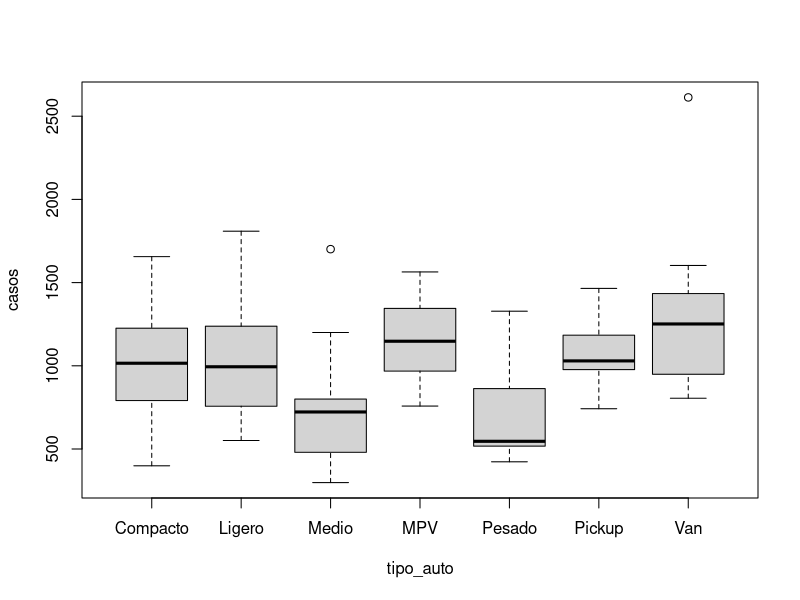
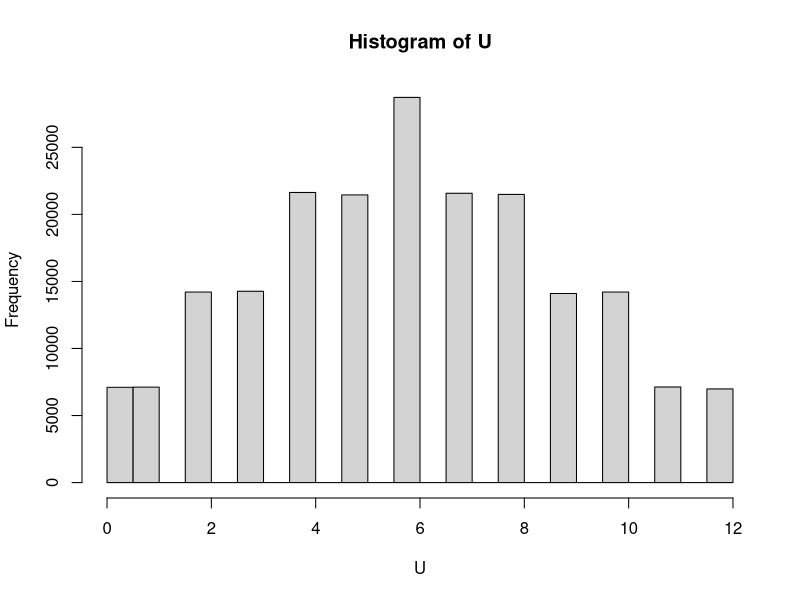
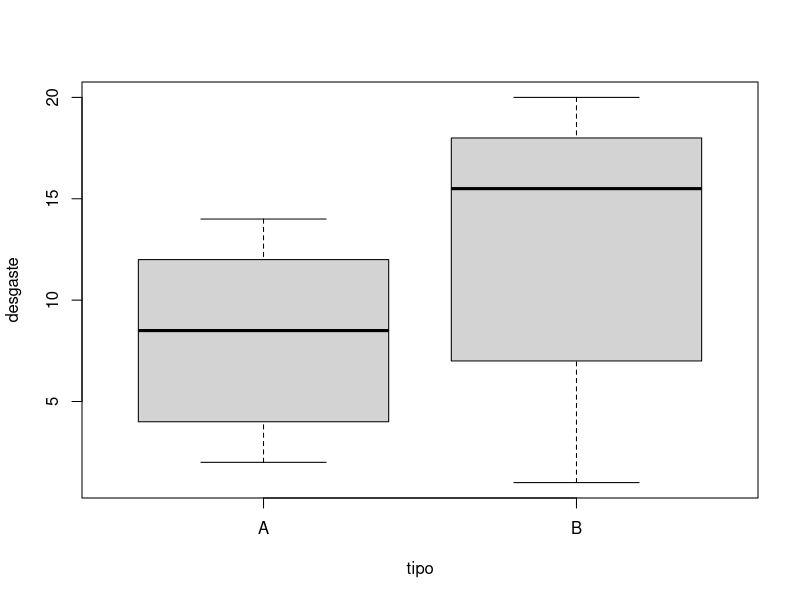

Generate these figures, in order, with R:
## ---- chunk 1
muestraUnica <- c(-3, -6, 1, 9, 4, 10, 12)

restasMuestra <- ifelse(muestraUnica-2>0,1,0)
(estadK <- sum(restasMuestra))

pbinom(-.1:7, size = 7, prob = 0.5, lower.tail = F)
## ---- chunk 2
pbinom(5, size = 7, prob = 0.5, lower.tail = F)
## ---- chunk 3
X <- c(126,131,153,125,119,102,116,163)
Y <- c(120,126,152,129,102,105,100,175)
(D <- X - Y)
(K <- sum(D < 2)) #creando el estadístico de prueba
## ---- chunk 4
pbinom(0:8, size = 8, prob = .5)
round(pbinom(-0.01:8,8,0.5,lower.tail = F),6)
## ---- chunk 5
pbinom(1,8,0.5,lower.tail=T) + (1 - pbinom(6,8,0.5))
## ---- chunk 6
(sort(D))
## ---- chunk 7
x <- c(-3,-6,1,9,4,10,12)
  wilcox.test(x, mu=2, alternative="greater",conf.level=0.9)
## ---- chunk 8
1 - psignrank(q = 0:28, n = 7)
## ---- chunk 9
wilcox.test(x=X,y=Y,paired=T, mu=2, alternative="two.sided",conf.level=0.90,
              conf.int=T)
## ---- chunk 10
1 - psignrank(q = 0:36, n = 8)
## ---- chunk 11
wilcox.test(x=X,y=Y,paired=T, mu=2, alternative="two.sided",conf.level=0.90,
              conf.int=T)
## ---- chunk 12
antes <- c(90,83,105,97,110,78)
despues <- c(97,80,110,93,123,84)
D <- despues - antes
sort(D)
## ---- chunk 13
sum(dbinom(4:6,size = 6,prob=0.5))
## ---- chunk 14
pbinom(0:6, size = 6, prob = .5)
round(pbinom(-0.01:6,6,0.5,lower.tail = F),6)
## ---- chunk 15
sum(dbinom(1:5,6,0.5))
(sort(D))
## ---- chunk 16
wilcox.test(antes,despues,mu=0,alternative="greater",paired=T)

## ---- chunk 17
wilcox.test(antes,despues,mu=0,alternative="two.sided",paired=T,conf.level=0.9,conf.int=T)
## ---- chunk 18
X <- c(7.2, 8.3, 5.6, 7.4, 7.8, 5.2, 9.1, 5.8) #datos de la variable aleatoria X
## ---- chunk 19
wilcox.test(x = X, mu = 7.5, alternative = "less")

## ---- chunk 20
restasMuestra <- ifelse(X-7.5>0,1,0)

#estadístico
(estadK <- sum(restasMuestra))

n <- 8
alfa <- 0.05

# p-value
round(pbinom(estadK,n,0.5),6) 
## ---- chunk 21
restasMuestra <- ifelse(X-6>0,1,0)

#estadístico
(estadK <- sum(restasMuestra))

n <- 8

# p-value
round(pbinom(estadK,n,0.95),6) #en nuestro caso debemos recordar que como hemos calculado las D_{i} entonces nuestros estadístico se distribuye Binom(n,1-p) donde p es el percentil considerado
## ---- chunk 22
p <- 0.95 # percentil considerado.
(K <- sum(X > 9))

round(pbinom(K,8, .05),5)

## ---- chunk 23
especie_A <- c(5.1, 9.4, 7.2, 8.1, 8.8)
especie_B <- c(2.5, 4.2, 6.9, 5.5, 5.3)
wilcox.test(especie_A, especie_B)
## ---- chunk 24
# Vamos a tomar dos tratamientos de VIH para disminución de la carga viral 
tratA <- c(1626, 144, 110, 1710, 619, 1010, 2530, 232, 2418, 637, 382, 40, 772, 594, 776)
tratB <- c(16200 , 14400 , 2531, 13400, 5246 , 17945, 17667, 9205, 908, 73285, 1167, 174107, 25600)

# Prueba de suma de rangos de wilcoxon y la prueba t 
wilcox.test(tratA, tratB)
t.test(tratA, tratB)
## ---- chunk 25
datos <- data.frame(
  casos = c(791, 846, 1024, 1007, 399, 1279, 407, 1656, 1036, 1226,
             423, 541, 517, 1328, 471, 533, 863, 786, 551, 1068,
             551, 1068, 757, 1114, 920, 1809, 1238, 918, 1339, 603,
             712, 435, 298, 733, 1200, 1701, 707, 790, 800, 480,
             1345, 1269, 1477, 758, 996, 1306, 968, 943, 1026, 1564,
             985, 1074, 742, 985, 1342, 1184, 977, 1465, 892, 1074,
             805, 2613, 903, 949, 1183, 1051, 1387, 1320, 1434, 1603),
  tipo_auto = factor(rep(c("Compacto", "Pesado", "Ligero", "Medio", "MPV", 
                           "Pickup", "Van"),rep(10,7))))
# Vamos a generar boxplots 
with(datos, plot(casos ~ tipo_auto))
# Pruebas de comparación 
kruskal.test(casos ~ tipo_auto, data = datos)

pairwise.wilcox.test(datos$casos, datos$tipo_auto,p.adjust.method = "bonf")

## ---- chunk 26
trt1 <- c(100, 250, 50, 80)
trt2 <- c(112, 240, 58, 82)

# 1. Tomar todas las diferencias y ordenarlas 
d <- outer(trt1, trt2, "-")
dim(d) <- NULL 
d_ord <- sort(d)
median(d) # Hodges-Lehman

# 2. Calcular la mediana de las diferencias 
d0 <- expand.grid(trt1 ,trt2)
(U0 <- sum(d0$Var1 < d0$Var2))  # U0 observada

B <- 200000
U <- numeric(B)
for(i in 1:B){
  x <- sample(c(trt1, trt2),6)
  y <- setdiff(c(trt1, trt2),x)
  d <- expand.grid(x,y)
  U[i] <- sum(d$Var1 < d$Var2)
}
hist(U)

# 3. Encontrar los cuantiles de la distirbución U 

## ---- chunk 27
a <- c(-3, -6, 1, 9, 4, 10, 12)
## ---- chunk 28
X <- c(126 , 131, 153, 125, 119, 102, 116, 163)
Y <- c(120 , 126, 152, 129, 102, 105, 100, 175)
## ---- chunk 29
ventas_antes <- c(90, 83, 105, 97, 110, 78)
ventas_despues <- c(97, 80, 110, 93, 123, 84)
## ---- chunk 30
Pintura_A <- c(2, 3, 4, 6, 8, 9, 10, 12, 13, 14 )
Pintura_B <- c(1, 5, 7, 11, 15, 16, 17, 18, 19, 20)

datos <- data.frame(
  desgaste = c(2, 3, 4, 6, 8, 9, 10, 12, 13, 14 , 1, 5, 7, 11, 15, 16, 17, 18, 19, 20),
  tipo = factor(rep(c("A", "B"),rep(10,2))))


with(datos, plot(desgaste ~ tipo))


wilcox.test(Pintura_A, Pintura_B, alternative = "less")

